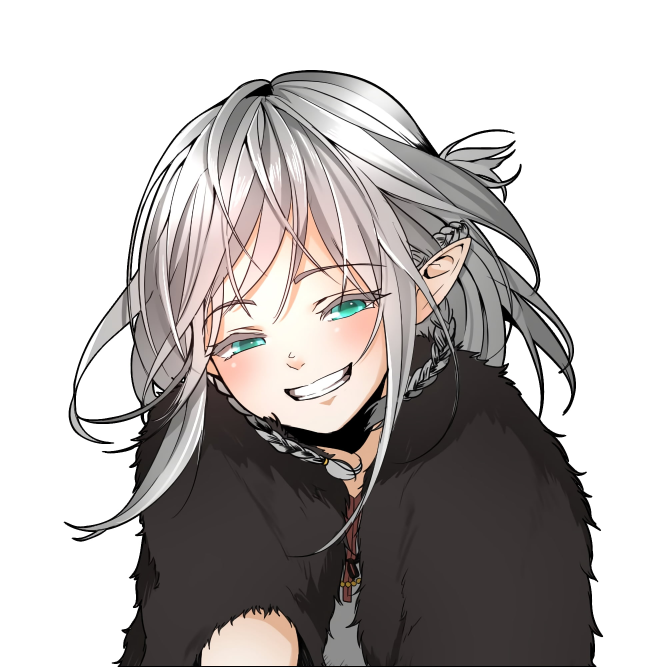
#> input picture TessiaX/tessia1.jpg, 2000 x 2000 px (shown at 1/3 size)
$ python mem_init.py
#> lines starting #> are read from the running program, lines starting #| are printed output that depends on the picture
import cv2
import numpy as np

def dec_to_hex_concat(pixel_array):
    # Convert each decimal number to a hexadecimal string with 2 digits
    hex_N1 = hex(pixel_array[0])[2:].zfill(2)
    hex_N2 = hex(pixel_array[1])[2:].zfill(2)
    hex_N3 = hex(pixel_array[2])[2:].zfill(2)
    hex_N4 = hex(pixel_array[3])[2:].zfill(2)

    # Concatenate the hexadecimal strings
    hex_concat = hex_N1 + hex_N2 + hex_N3 + hex_N4

    # Return the concatenated hexadecimal string
    return hex_concat

def create_mem_dat(output_filename="tessia.dat", image_file1="tessia1.jpg", image_file2="tessia2.jpg"):
#> called with output_filename = 'tessia.dat', image_file1 = 'tessia1.jpg', image_file2 = 'tessia2.jpg'
    dat = open(output_filename, "a")
    # Write 100 words with 0
    # for i in range(0, 100):
    #     dat.write(f'{dec_to_hex_concat([0, 0, 0, 0])}\n')

    # # Read the image 1 and convert it to Gray Scale
    A = cv2.imread(image_file1, cv2.IMREAD_GRAYSCALE)
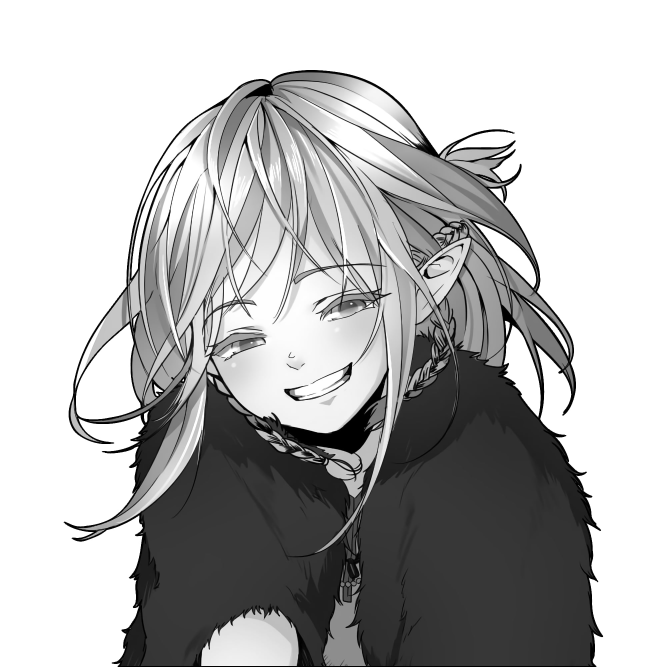
#> A: shape (2000, 2000) (shown at 1/3 size); min 0, max 255, mean 181.5
    A = cv2.resize(A, (300, 300))
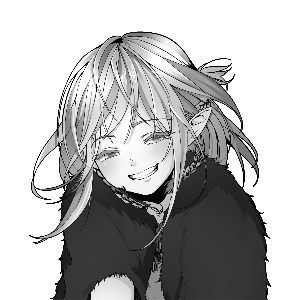
#> A: shape (300, 300); min 0, max 255, mean 181.5
    A = A.flatten()
    # Loop the image 1 row and colums

    counter = 100
    quarter_counter = 1
    quarter_pixels = []
    max_value = len(A)
#> max_value = 90000
    for i in range(0, max_value):
        quarter_pixels.append(A[i])
        if (quarter_counter == 4):
            quarter_pixels = quarter_pixels[::-1]
            string_to_write = dec_to_hex_concat(quarter_pixels)
            dat.write(f'{string_to_write}\n')
            quarter_counter = 1
            counter += 1
            quarter_pixels = []
        else:
            quarter_counter += 1
#> after the loop, counter = 22600; quarter_counter = 1; quarter_pixels = []

    dat.write(f'{dec_to_hex_concat([0, 0, 0, 0])}\n')

    # Read the image 2 and convert it to Gray Scale
    A = cv2.imread(image_file2, cv2.IMREAD_GRAYSCALE)
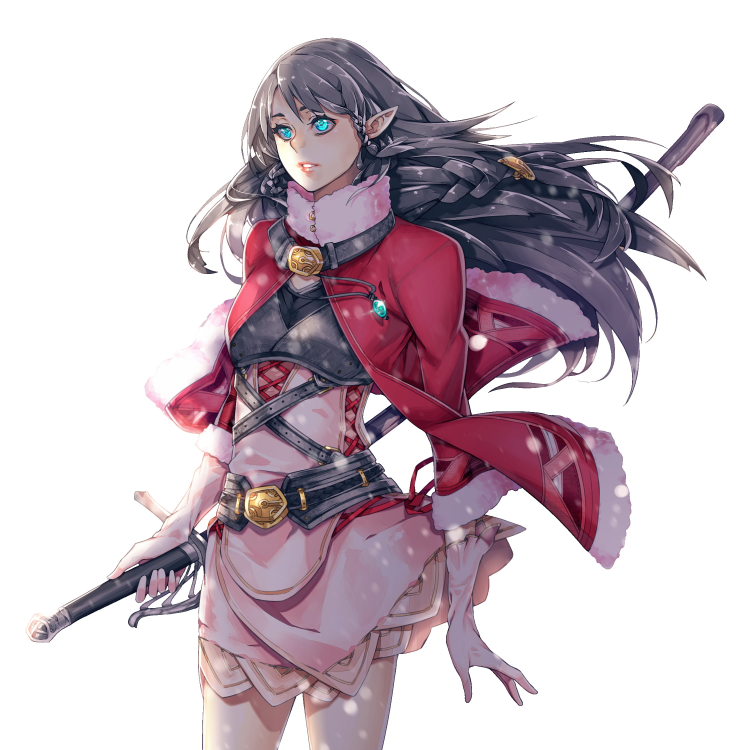
#> input picture TessiaX/tessia2.jpg, 2250 x 2250 px (shown at 1/3 size)
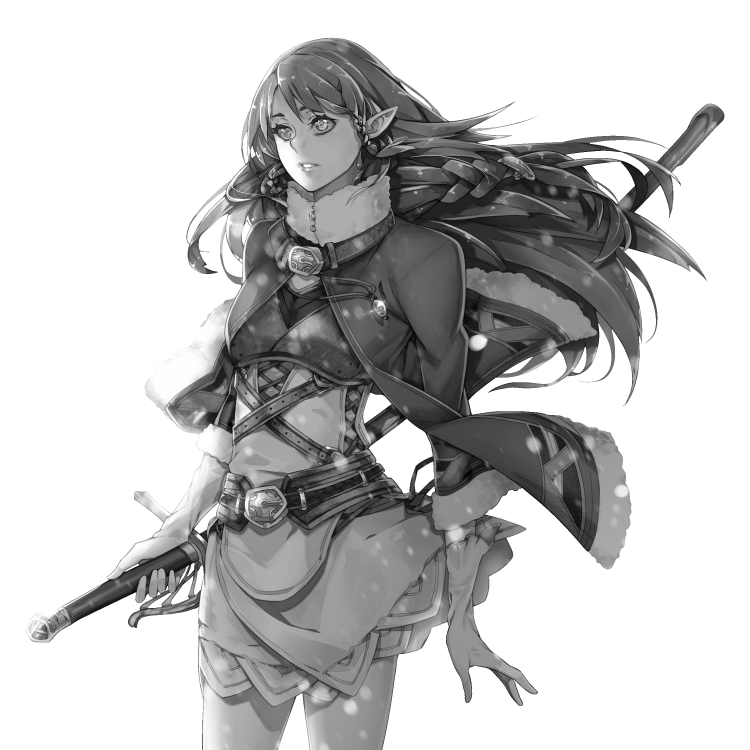
#> A: shape (2250, 2250) (shown at 1/3 size); min 0, max 255, mean 194.7
    A = cv2.resize(A, (300, 300))
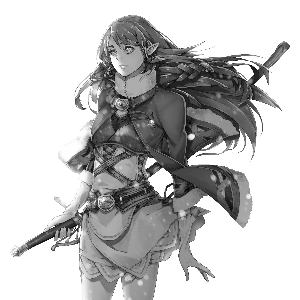
#> A: shape (300, 300); min 3, max 255, mean 194.6
    A = A.flatten()
    # Loop the image 2 row and colums
    quarter_counter = 1
    quarter_pixels = []
    max_value = len(A)
    for i in range(0, max_value):
        quarter_pixels.append(A[i])
        if (quarter_counter == 4):
            quarter_pixels = quarter_pixels[::-1]
            string_to_write = dec_to_hex_concat(quarter_pixels)
            dat.write(f'{string_to_write}\n')
            quarter_counter = 1
            counter += 1
            quarter_pixels = []
        else:
            quarter_counter += 1
#> after the loop, counter = 45100; quarter_counter = 1; quarter_pixels = []


create_mem_dat()
